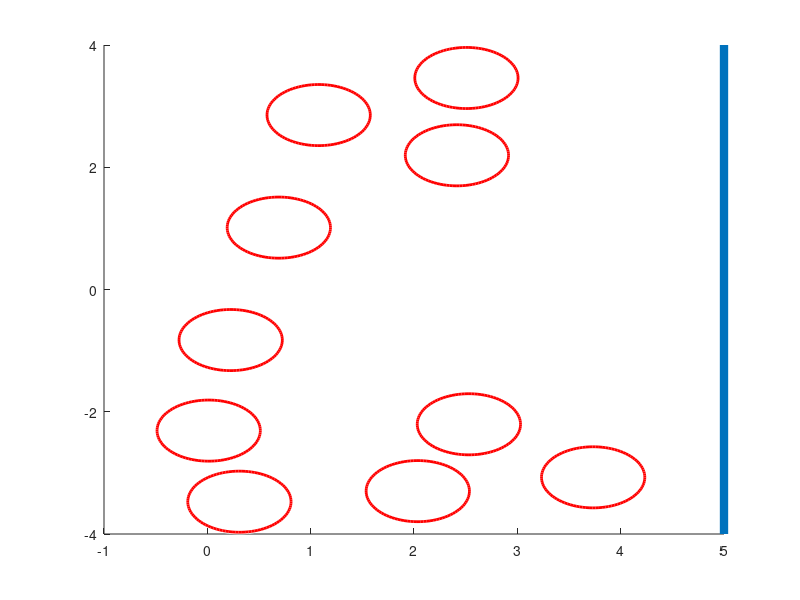

The MATLAB source for this figure: (Note: this script raises an error after producing the figure.)
%% save the entry from the 

%%% pole generator
%%%%%%%%%%%%%%%%%%%%%%%%%%%%%%%%%%%
area = [0,5; -4,4]; % first row x-boundaries, second row y-boundaries
%%
nPoles = 10;
poles = zeros(2,nPoles);
poles(1, :) = rand(1, nPoles)*diff(area(1,:)) + area(1,1);
poles(2, :) = rand(1, nPoles)*diff(area(2,:)) + area(2,1);

%
polesTooClose = 1;

closenessTresh = 0.8;
while polesTooClose
    D = squareform(pdist(poles'));
    linIdx = find(triu(D,1) < closenessTresh & triu(D,1) >0);
    if isempty(linIdx)
        polesTooClose = 0;
        continue
    end
    %poles(:, probPoleIdx) = [];
    [probPoleIdx, ~] = ind2sub(size(D), linIdx);
    nNewPoles = numel(probPoleIdx);
    poles(1, probPoleIdx) = rand(1, nNewPoles)*diff(area(1,:)) + area(1,1);
    poles(2, probPoleIdx) = rand(1, nNewPoles)*diff(area(2,:)) + area(2,1);
end

%%
r = 0.5;
figure(1); clf;
viscircles(poles', r*ones(1,length(poles)))
hold on
targetLine = plot(area(1,[2,2]), area(2,:), 'LineWidth',6);
targetLine.Color(4) = 0.5;
%plot(poles(1,:), poles(2,:), 'o')
axis equal
xlim(area(1,:)+[0,1])
ylim(area(2,:))

%lineSeg = [1,1; 3.8,0];

lineSeg(1, :) = rand(1, 2)*diff(area(1,:)) + area(1,1);
lineSeg(2, :) = rand(1, 2)*diff(area(2,:)) + area(2,1);

plot(lineSeg(:,1), lineSeg(:,2), 'LineWidth', 4)
% %%%%%%%%%%%%
%%% collision test
%%%%%%%%%%%%%%%%%%%%%%%%%%%%%%%%%%%%%%%%%%%%%%
% assume poles in (2,n)
d = diff(lineSeg,1,1);
f = lineSeg(1,:) - poles';

a = d*d'; % length 1 (line segment)
b = 2*sum(f .* d, 2); % length n
c = sum(f.^2,2)-r^2; % length n

discriminant = b.^2 - 4*a*c;

potCollision = discriminant > 0;


%
% TODO: possibly refactor, default to collision, for sake of safety, and
% only change to 0?
if ~any(potCollision)
    collision = 0;
    disp('here')
else
    discriminant = sqrt(discriminant);
    t1 = (-b(potCollision) - discriminant(potCollision))/(2*a);
    t2 = (-b(potCollision) + discriminant(potCollision))/(2*a);
    % 3x HIT cases:
    %          -o->             --|-->  |            |  --|->
    % Impale(t1 hit,t2 hit), Poke(t1 hit,t2>1), ExitWound(t1<0, t2 hit)
    % (hit between 0, 1)
    if any((t1 >= 0 & t1 <= 1) | (t2 >= 0 & t2 <= 1))
        % first check tests impale, poke, second checks exit wound
        collision = 1;
    else
        collision = 0;  
    end
end
collision
% testing
t1 = (-b(potCollision) - discriminant(potCollision))/(2*a);
t2 = (-b(potCollision) + discriminant(potCollision))/(2*a);
idx = (t1 >= 0 & t1 <= 1) | (t2 >= 0 & t2 <= 1);

colPoles = poles(:, potCollision);

plot(colPoles(1, idx), colPoles(2, idx), 'x');

%% %%%%%%%%%%%%%%%%%%%%%%%%%%%%%%%%%%%%%
% route planning
%%%%%%%%%%%%%%%%%%%%%%%%%
%%%%%%%%%%%%%%%%%%%%%%%%%%
state = [0,0,0];
rPlan = plan(state, area);
%
rPlan.buildTreeStar(poles);
%%
rPlan.Astar(state)

%%
%
figure(4); clf;
viscircles(poles', rPlan.radius*ones(1,length(poles)));
hold on
targetLine = plot(area(1,[2,2]), area(2,:), 'LineWidth',6);
targetLine.Color(4) = 0.5;
%plot(poles(1,:), poles(2,:), 'o')
axis equal
xlim(area(1,:)+[0,1])
ylim(area(2,:))

scatter(rPlan.tree.points(:,1), rPlan.tree.points(:,2), 10, 'filled');
[I,J] = ind2sub(size(rPlan.tree.adj), find(triu(rPlan.tree.adj,1)));
x = [rPlan.tree.points(I, 1)'; rPlan.tree.points(J,1)'];
y = [rPlan.tree.points(I, 2)'; rPlan.tree.points(J,2)'];
line(x, y, 'Color', [0.4 0.4 0.4 0.4]);
plot(rPlan.target.coords(1), rPlan.target.coords(2), 'o')

%
srcidx = rPlan.path(1:end-1);
tgtidx = rPlan.path(2:end);
x = [rPlan.tree.points(srcidx, 1)'; rPlan.tree.points(tgtidx,1)'];
y = [rPlan.tree.points(srcidx, 2)'; rPlan.tree.points(tgtidx,2)'];
line(x, y, 'Color', [0.4 0.4 0.4 1], 'LineWidth', 3);

%%


%%
% write a thing robot integration, while loop with long pause, 
% grabbing stuff from sensors, 
% run slam
% run planner
% display poles, tree (faint), and path, and robot as point
% display robot and poles, maybe with confidence circle?, lidar bits
% display images,

% simple controller test, give single goal, with time limit for how long
% the signal is non-zero
%% %%%%%%%%%%%%%%%%%%%%%%%%
% wheel odom tests
%%%%%%%%%%%%%%%%%%%%%%%%%%%%%%%%%%%%%%%%%%%%%%%%%%%
n = 10;
-wheel_od{n}.destination_timestamp+ wheel_od{n}.source_timestamp
%%
for i = 1:5
wheel(i)=wheel_od{i}
end

%%
bufferLength = 10;

i = mod(counter, buggerLength);
wheel_str(i) = getodom()% whatever

odomIdx = interp1([wheel_str.source_timestamp], 1:10, scan.timestamp, 'nearest');
 
